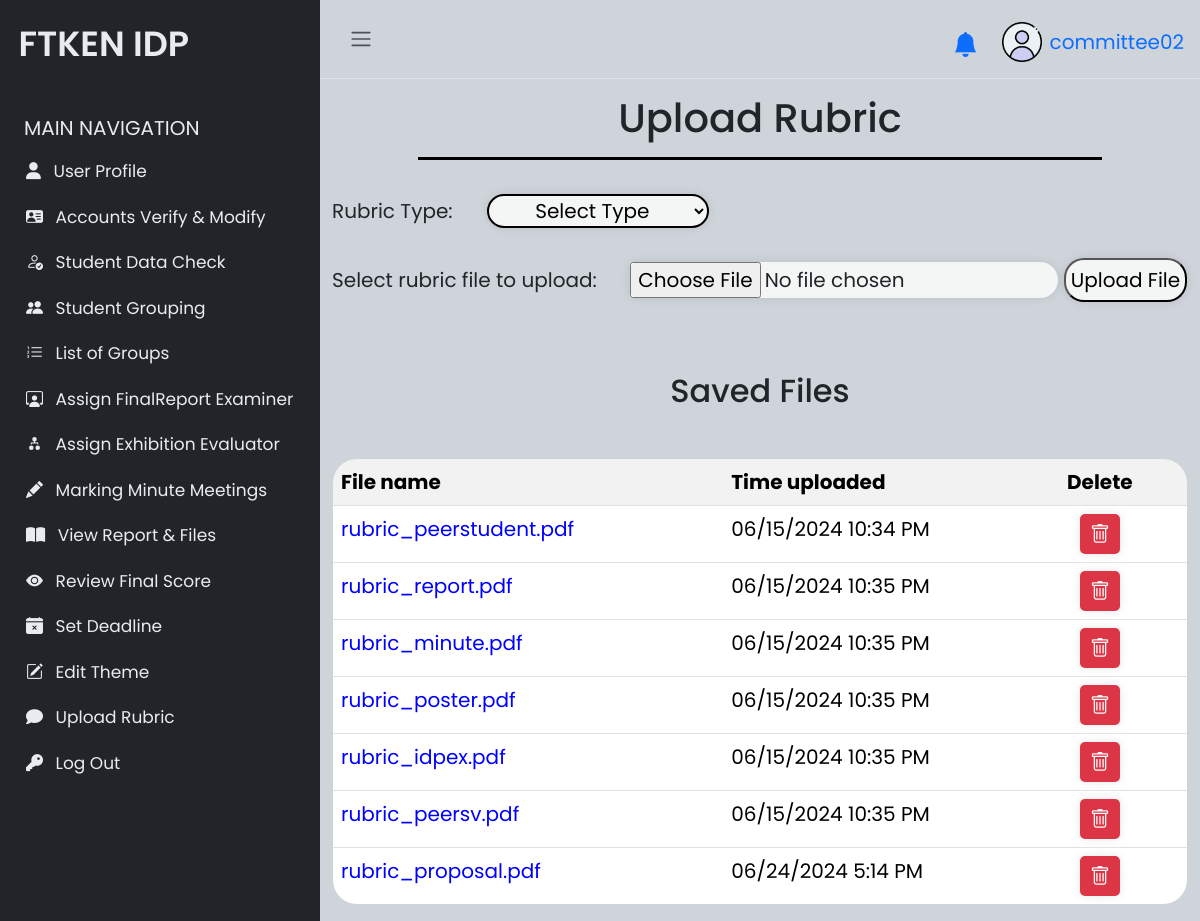
Page /committee/rubricUpload.php (signed in) on the committed database.
### tables this page shows
CREATE TABLE `rubricfile` (
  `fileid` int(11) NOT NULL,
  `filename` text NOT NULL,
  `filesize` int(200) NOT NULL,
  `filetype` varchar(100) NOT NULL,
  `submitTime` text NOT NULL
);

### committee/rubricUpload.php (the view, shortened to what this page needs)
<?php
    include('../config/db_connect.php');
    $sql = "SELECT * FROM rubricfile";
    $resultFile = mysqli_query($conn, $sql);
?>
<!DOCTYPE html>
<html lang="en">
<head>
    <link rel="stylesheet" href="https://cdn.jsdelivr.net/npm/bootstrap@5.3.3/dist/css/bootstrap.min.css">
    <link rel="stylesheet" href="https://cdnjs.cloudflare.com/ajax/libs/bootstrap-icons/1.8.1/font/bootstrap-icons.min.css">
</head>
<body>
<div class="d-flex">
<?php include './sidebarComm.php'; ?>
    <div class="container">
        <h1 class="text-center mb-3 title-container">Upload Rubric</h1>
        <form action="upload.php" method="post" enctype="multipart/form-data">
        <label for="rubricType" style="font-size: 20px; margin-top:20px;">Rubric Type:</label>
            <select id="rubricType" name="rubricType" required>
                <option value="" required>Select Type</option>
            </select>
            <br><br>
            <label style="font-size: 20px; width:290px;" for="file">Select rubric file to upload:</label>
            <input type="file" id="file" name="file" accept="application/pdf" required>
            <button type="submit" style="border-radius: 20px;">Upload File</button>
        </form>
<br>
<br>
        <h2 class="text-center" style="margin-top:-10px;">Saved Files</h2>
        <div class="table-responsive">
        <table id="filesTable" class="table">
             <tr>
             <th style="background-color:#f2f2f2;">File name</th>
                <th style="background-color:#f2f2f2;">Time uploaded</th>
                <th style="background-color:#f2f2f2;">Delete</th>
             </tr>
                <?php
                    if ($resultFile) {
                        while ($row = mysqli_fetch_assoc($resultFile)) {
                            echo "<form action='rubricUpload.php' method='post'>";
                            echo "<tr>";
                            echo "<td><a href='#' onclick='openModal(\"../fileuploaded/rubrics/" . htmlspecialchars($row['filename']) . "\")' class='file-link'>" . htmlspecialchars($row['filename']) . "</a></td>";
                            echo "<td>" . htmlspecialchars($row['submitTime']) . "</td>";
                            echo "<td><button class='delete-icon-button' type='submit' name='delete'><i class='bi bi-trash'></i></button></td>";
                            echo "</tr>";
                            echo "</form>";
                        }
                    } else {
                        echo "No record found";
                    }
                ?>
        </table>
        </div>
    </div>
</body>
</html>

### committee/rubricUpload.php (style rules this page uses)
body { font-family: Arial, sans-serif; margin: 20px; }
.container { align-items: center; justify-content: center; }
form { margin-bottom: 20px; }
label { display: inline-block; width: 150px; }
button { background-color: #4CAF50; color: black; cursor: pointer; background-color: #F3F6F4; box-shadow: 0 0 10px rgba(0, 0, 0, 0.1); text-align: center; margin: 4px; padding:5px; }
.table-responsive { width: 100%; overflow-x: auto; }
table { width: 100%; border-collapse: collapse; margin-top: -170px; border-radius: 25px; overflow: hidden; }
table, th, td { border: 1px solid black; }
th, td { padding: 10px; text-align: left; }
th { background-color: #f2f2f2; }
.file-link { color: blue; text-decoration: none; cursor: pointer; }
select { border-radius: 20px; text-align: center; background-color: #F3F6F4; box-shadow: 0 0 10px rgba(0, 0, 0, 0.1); margin: 4px; border: 2px solid black; }
#file { background-color: #F3F6F4; box-shadow: 0 0 10px rgba(0, 0, 0, 0.1); border-radius: 0px 20px 20px 0px; margin-left: 3px; }
.delete-icon-button { background-color: #DC3545; border: none; border-radius: 5px; padding: 0; color: white; cursor: pointer; width: 40px; height: 40px; display: flex; align-items: center; justify-content: center; margin-left: 13px; }
.delete-icon-button i { color: white; }

### committee/sidebarComm.php (style rules this page uses)
body { font-family: 'Poppins', sans-serif; font-size: 20px; opacity: 1; overflow-y: scroll; margin: 0; }
a { cursor: pointer; text-decoration: none; font-family: 'Poppins', sans-serif; }
.title-container { border-bottom: 3px solid black; width: 80%; text-align: center; margin: 0 auto; display: flex; align-items: center; justify-content: center; box-sizing: border-box; padding: 15px 0; }

### rows in the picture
rubricfile: filename "rubric_peerstudent.pdf", submitTime "06/15/2024 10:34 PM"
rubricfile: filename "rubric_report.pdf", submitTime "06/15/2024 10:35 PM"
rubricfile: filename "rubric_minute.pdf", submitTime "06/15/2024 10:35 PM"
rubricfile: filename "rubric_poster.pdf", submitTime "06/15/2024 10:35 PM"
rubricfile: filename "rubric_idpex.pdf", submitTime "06/15/2024 10:35 PM"
rubricfile: filename "rubric_peersv.pdf", submitTime "06/15/2024 10:35 PM"
rubricfile: filename "rubric_proposal.pdf", submitTime "06/24/2024 5:14 PM"

### other values in the picture
$_SESSION['username'] "committee02"
